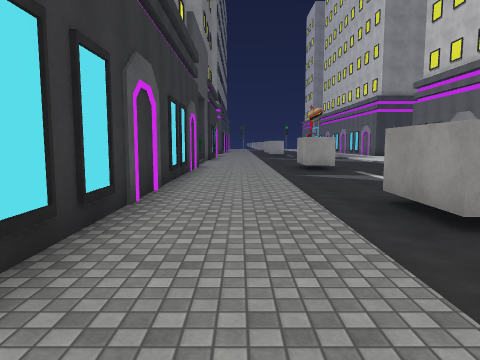
View 1 (above)

20 first-person views from a walk through a scene from a Unity 3-D project. The camera is 1.5 m above the floor, tilts 6° down and sees 70° across. The floor is counted in squares, 2 m on a side. Each view is taken from the middle of a square. On the plan, view 1 faces up. The plan holds only what a view shows up to about 11 squares ahead; the rest is blank. The place goes on beyond the plan. The player is left out. Surface patterns are stand-ins for the level's own textures.

View 2
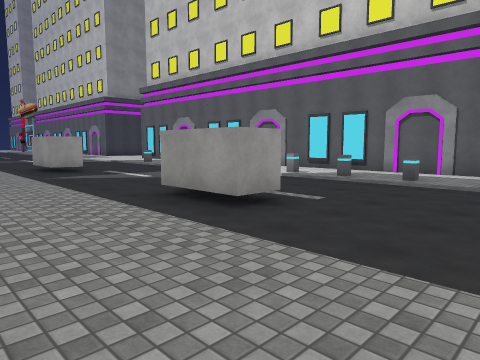

View 3
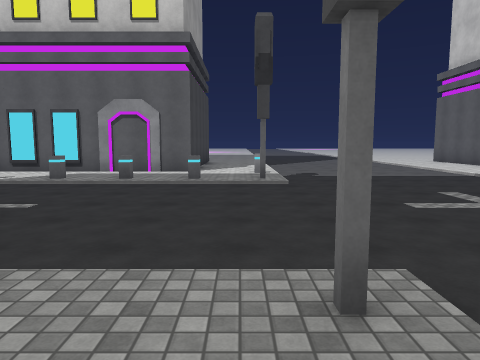

View 4
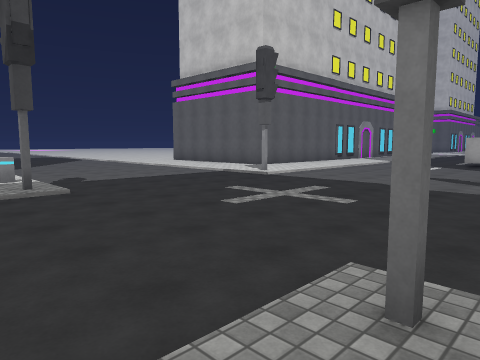

View 5
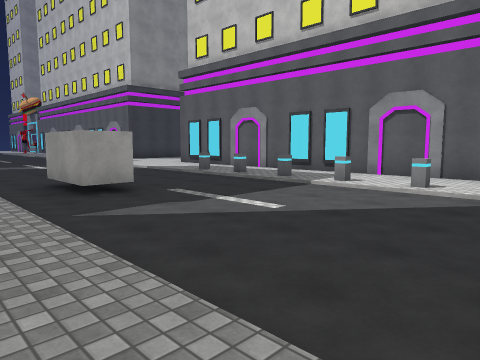

View 6
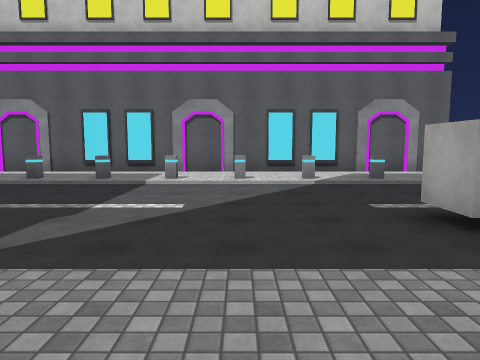

View 7
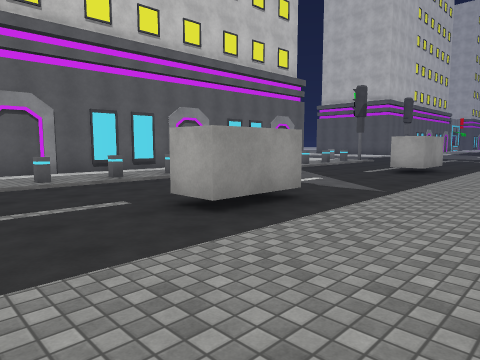

View 8
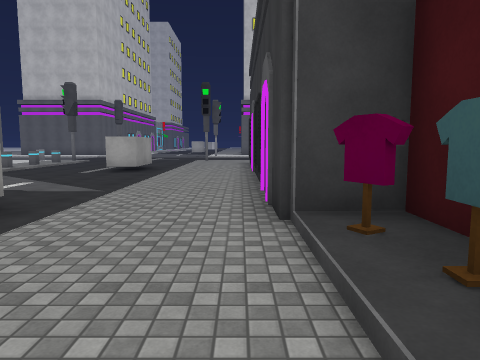

View 9
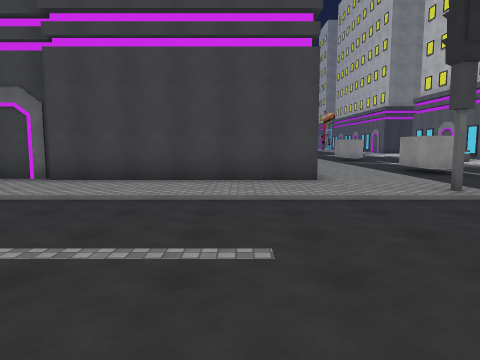

View 10
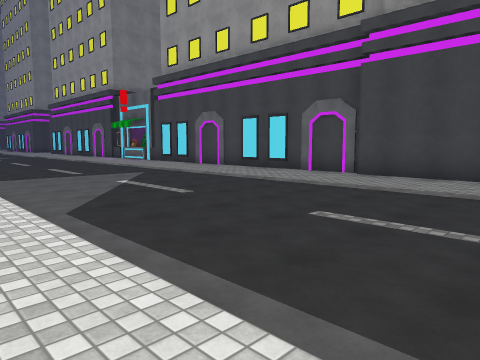

View 11
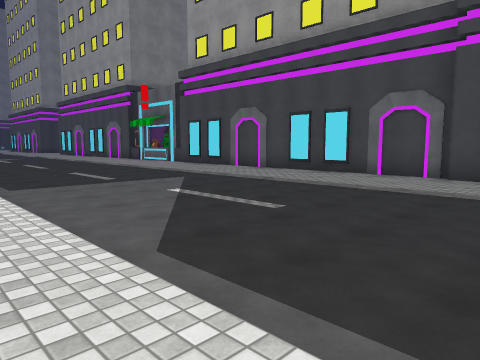

View 12
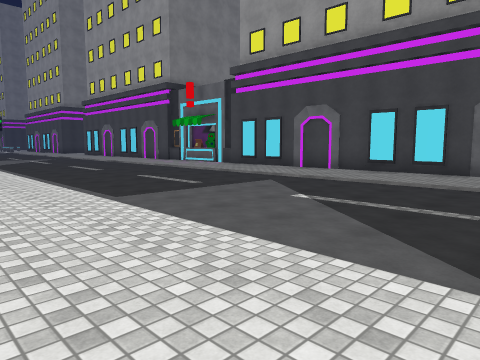

View 13
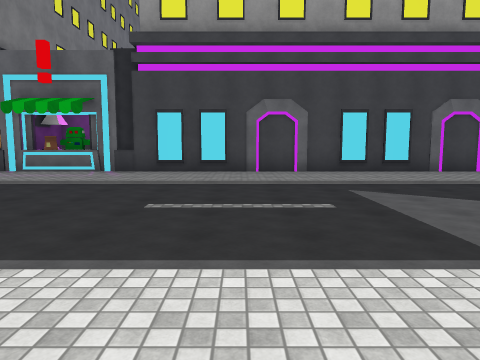

View 14
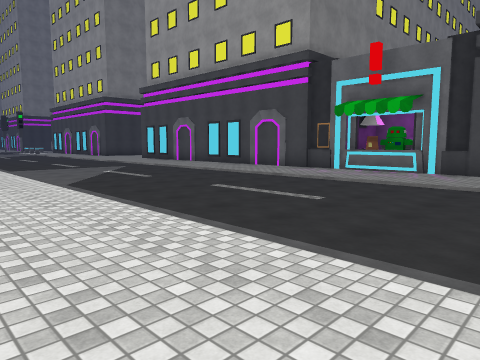

View 15
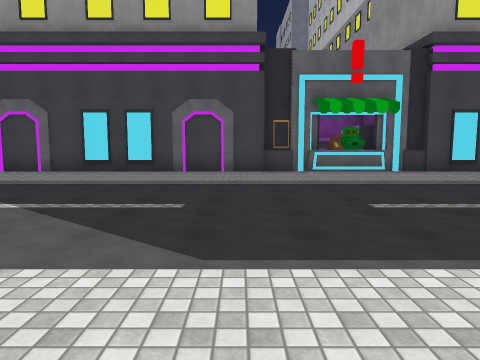

View 16
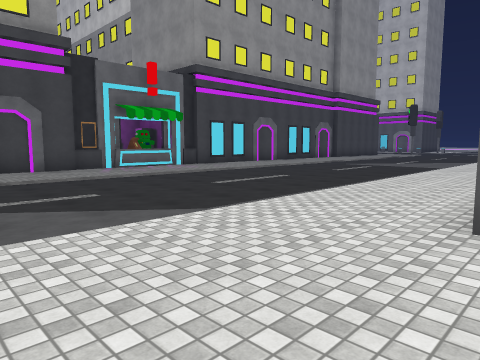

View 17
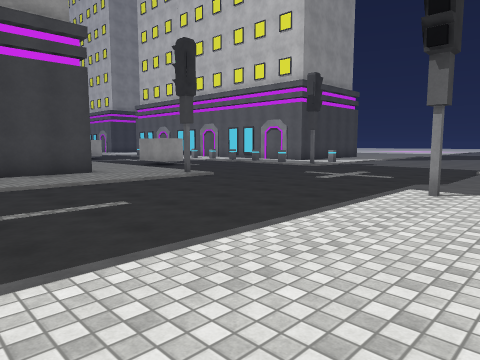

View 18
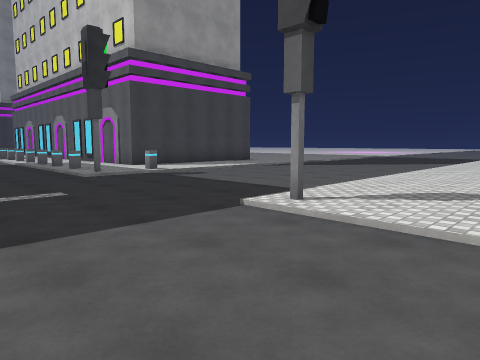

View 19
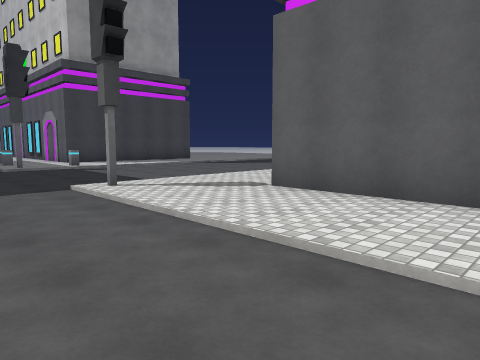

View 20
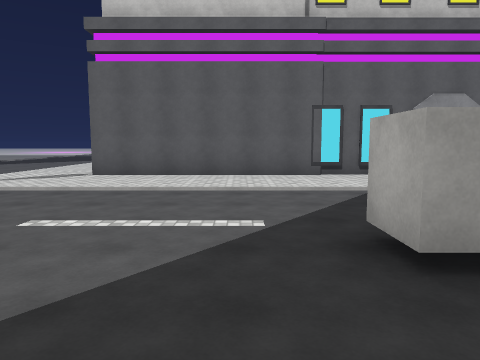

### Floor plan
Key: @ floor where view 1 was taken; # wall or solid block; . main floor; : floor 0.25 m higher than the main floor; / step, stairs or slope; = window, fence, low wall or low ledge; O other object.
Columns run from 26 left of view 1 to 12 right of it. Each row starts with its distance up from view 1.
 15                          ::/..
 14                          ::/..../:
 13                        #O::/..../O:O
 12                        #=::/##...::#
 11                          ::/##...O:#
 10                         O::/..../O:#
  9                          ::/.....::#
  8                          ::/.....O:O
  7                          ::/..../O:#
  6                          ::/.....::#
  5                         O::/##...O:#
  4                          ::/##../O:#
  3      #                   ::/##...::O
  2  ##O###O#####O####O#     ::/.....O:#
  1 :::::::::::::::::::######::/..../O:::
  0 ::::::::::::::::::::::::::@/..../::::
 -1 ///////////////////////////#....//O///
 -2 .......................................
 -3 .......................................
 -4 .......................................
 -5 .......................................
 -6 ////////////////////////////....///////
 -7  ::::::::::::::::::::::::::#..../#:::::
 -8  ::::::::::::   :::: ::::   ..../::OOO
 -9  :::: O                     ..../:O
-10                             ..../:O
-11                            /..../:O
-12                           :/..../:O
-13                            /##../:O

Positions as (right, up) in squares from view 1, and headings:
1: (0, 0), facing up
2: (-1, 0), facing up-right
3: (-1, 0), facing right
4: (0, 1), facing down-right
5: (0, 5), facing up-right
6: (-1, 7), facing right
7: (-1, 15), facing down-right
8: (-1, 15), facing down
9: (-3, -6), facing up
10: (-3, -7), facing up-left
11: (-5, -7), facing up-left
12: (-7, -8), facing up-left
13: (-14, -8), facing up
14: (-15, -8), facing up-left
15: (-22, -8), facing up
16: (-25, -9), facing up-right
17: (-5, -8), facing up-right
18: (3, -9), facing up-right
19: (4, -12), facing up-right
20: (0, -12), facing right
